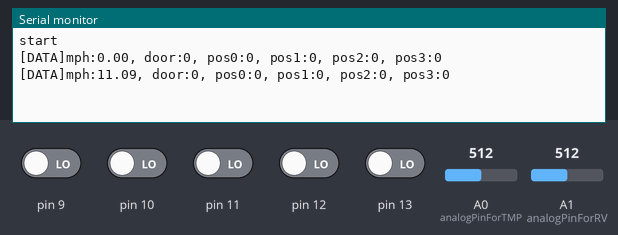
This sketch was run on a simulated Arduino Uno, built with avr-gcc and run on an emulated ATmega328P. Shown: the last lines printed to the serial monitor. The inputs (shaded band) are chosen by the test bench; at power-on: pin 9–13 LOW, A1 (analogPinForRV) = 512, A0 (analogPinForTMP) = 512.

Above: at 1.8 s.
1.9 s: A1 (analogPinForRV) set to 412
At 2.8 s:
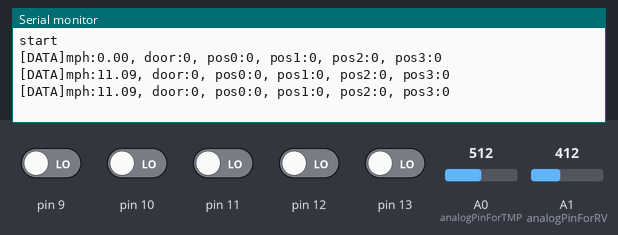
3.4 s: A1 (analogPinForRV) set to 391
At 5.6 s:
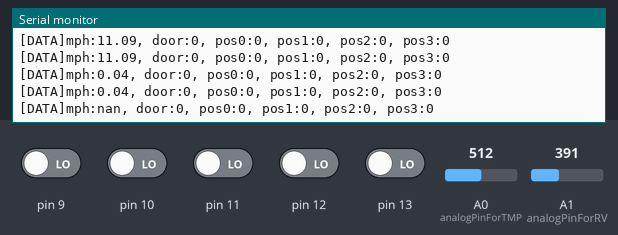
7.5 s: A0 (analogPinForTMP) set to 485
At 8.8 s:
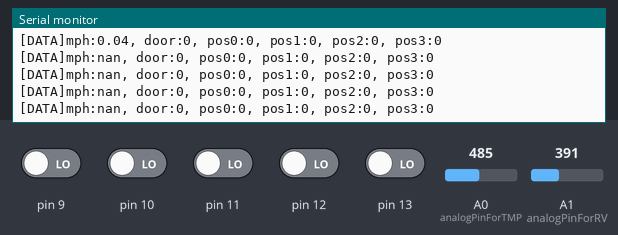
Timing chart, 0 to 10.5 s (numbered marks = the images above; inputs shaded):
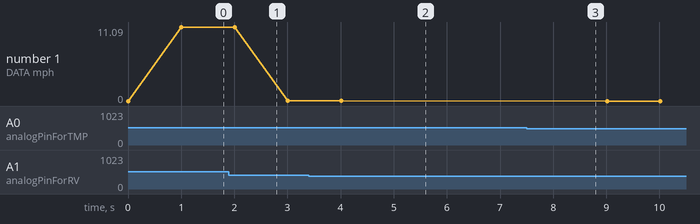

The sketch:

ventilation.ino
```cpp
#include "wind.h"

int pin0 = 0;
int pin1 = 0;
int pin2 = 0;
int pin3 = 0;
int door = 0;

float mph = 0.0;

void setup() {
    Serial.begin(115200);
    Serial.println("start");

  // put your setup code here, to run once:
  pinMode(13, INPUT);
  pinMode(12, INPUT);
  pinMode(11, INPUT);
  pinMode(10, INPUT);
  pinMode(9, INPUT);

  wind_setup();
}

void loop() {
  // put your main code here, to run repeatedly:
  pin0 = digitalRead(13);
  pin1 = digitalRead(12);
  pin2 = digitalRead(11);
  pin3 = digitalRead(10);
  door = digitalRead(9);

  Serial.print("[DATA]");
  Serial.print("mph:");
  Serial.print(mph);

  Serial.print(", door:");
  Serial.print(door);
  Serial.print(", pos0:");
  Serial.print(pin0);
  Serial.print(", pos1:");
  Serial.print(pin1);
  Serial.print(", pos2:");
  Serial.print(pin2);
  Serial.print(", pos3:");
  Serial.println(pin3);

  mph = wind_read();


  delay(1000);

}
```

wind.cpp
```cpp
/* Modern Device Wind Sensor Sketch for Rev C Wind Sensor
 This sketch is only valid if the wind sensor if powered from
 a regulated 5 volt supply. An Arduino or Modern Device BBB, RBBB
 powered from an external power supply should work fine. Powering from
 USB will also work but will be slightly less accurate in our experience.

When using an Arduino to power the sensor, an external power supply is better. Most Arduinos have a
 polyfuse which protects the USB line. This fuse has enough resistance to reduce the voltage
 available to around 4.7 to 4.85 volts, depending on the current draw.

 The sketch uses the on-chip temperature sensing thermistor to compensate the sensor
 for changes in ambient temperature. Because the thermistor is just configured as a
 voltage divider, the voltage will change with supply voltage. This is why the
 sketch depends upon a regulated five volt supply.

 Other calibrations could be developed for different sensor supply voltages, but would require
 gathering data for those alternate voltages, or compensating the ratio.

 Hardware Setup:
 Wind Sensor Signals    Arduino
 GND                    GND
 +V                     5V
 RV                     A1    // modify the definitions below to use other pins
 TMP                    A0    // modify the definitions below to use other pins


 Paul Badger 2014

 Hardware setup:
 Wind Sensor is powered from a regulated five volt source.
 RV pin and TMP pin are connected to analog innputs.

 */
#include "wind.h"

#define analogPinForRV    A1   // change to pins you the analog pins are using
#define analogPinForTMP   A0

// to calibrate your sensor, put a glass over it, but the sensor should not be
// touching the desktop surface however.
// adjust the zeroWindAdjustment until your sensor reads about zero with the glass over it.

const float zeroWindAdjustment =  .2; // negative numbers yield smaller wind speeds and vice versa.

int TMP_Therm_ADunits;  //temp termistor value from wind sensor
float RV_Wind_ADunits;    //RV output from wind sensor
float RV_Wind_Volts;
unsigned long lastMillis;
int TempCtimes100;
float zeroWind_ADunits;
float zeroWind_volts;
float WindSpeed_MPH;

void wind_setup() {
}

float wind_read() {
  TMP_Therm_ADunits = analogRead(analogPinForTMP);
  RV_Wind_ADunits = analogRead(analogPinForRV);
  RV_Wind_Volts = (RV_Wind_ADunits *  0.0048828125);

  // these are all derived from regressions from raw data as such they depend on a lot of experimental factors
  // such as accuracy of temp sensors, and voltage at the actual wind sensor, (wire losses) which were unaccouted for.
  TempCtimes100 = (0.005 *((float)TMP_Therm_ADunits * (float)TMP_Therm_ADunits)) - (16.862 * (float)TMP_Therm_ADunits) + 9075.4;

  zeroWind_ADunits = -0.0006*((float)TMP_Therm_ADunits * (float)TMP_Therm_ADunits) + 1.0727 * (float)TMP_Therm_ADunits + 47.172;  //  13.0C  553  482.39

  zeroWind_volts = (zeroWind_ADunits * 0.0048828125) - zeroWindAdjustment;

  // This from a regression from data in the form of
  // Vraw = V0 + b * WindSpeed ^ c
  // V0 is zero wind at a particular temperature
  // The constants b and c were determined by some Excel wrangling with the solver.

  WindSpeed_MPH =  pow(((RV_Wind_Volts - zeroWind_volts) /.2300) , 2.7265);

  return WindSpeed_MPH;
}
```

wind.h
```cpp
#ifndef __wind_h__
#define __wind_h__

#include <Arduino.h>

void wind_setup();
float wind_read();

#endif
```

Measured:
- the behaviour switches between 399 and 398 on A1 (analogPinForRV) (found by bisection; images 1 and 2)
- after the input at 3.4 s, the serial monitor: prints a new line after 1.6 s (image 2)
- plotted number 1: 11.09 → 0.04 after the input at 1.9 s
